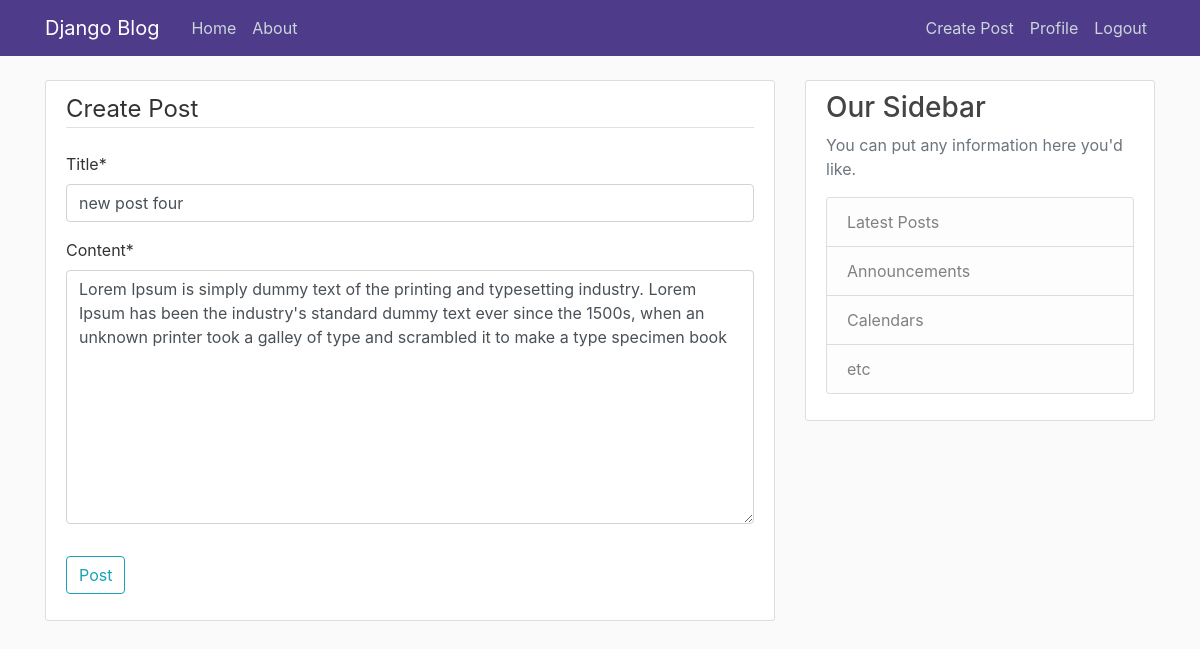
/post/4/update/ (signed in), run on the app's committed database.
### blog/models.py (models this page shows, shortened)
class Post(models.Model):
    title = models.CharField(max_length=100)
    content = models.TextField()
    date_posted = models.DateTimeField(default=timezone.now)
    author = models.ForeignKey(User, on_delete=models.CASCADE)

### blog/views.py (the view, shortened to what this page needs)
# urls.py: path('post/<int:pk>/update/', PostUpdateView.as_view(), name='post-update'),
class PostUpdateView(LoginRequiredMixin, UserPassesTestMixin, UpdateView):
    model = Post
    fields = ['title', 'content']
    def test_func(self):
        post = self.get_object()
        if self.request.user == post.author:
            return True
        return False

### blog/templates/blog/post_form.html (shortened to what this page needs)
{% extends "blog/base.html" %}
{% load crispy_forms_tags %}
{% block content %}
    <div class="content-section">
        <form method="POST">
            <fieldset class="form-group">
                <legend class="border-bottom mb-4">Create Post</legend>
                {{ form|crispy }}
            </fieldset>
            <div class="form-group">
                <button class="btn btn-outline-info" type="submit">Post</button>
            </div>
        </form>
    </div>
{% endblock content %}

### blog/static/blog/main.css (style rules this page uses)
body { background: #fafafa; color: #333333; margin-top: 5rem; }
.content-section { background: #ffffff; padding: 10px 20px; border: 1px solid #dddddd; border-radius: 3px; margin-bottom: 20px; }

### data on the page
Post: title "new post four", content "Lorem Ipsum is simply dummy text of the printing and typesetting industry. Lorem Ipsum has been the industry's standard dummy text ever since the 1500s, when an unknown printer took a galley of type and scrambled it to make a type specimen book"
